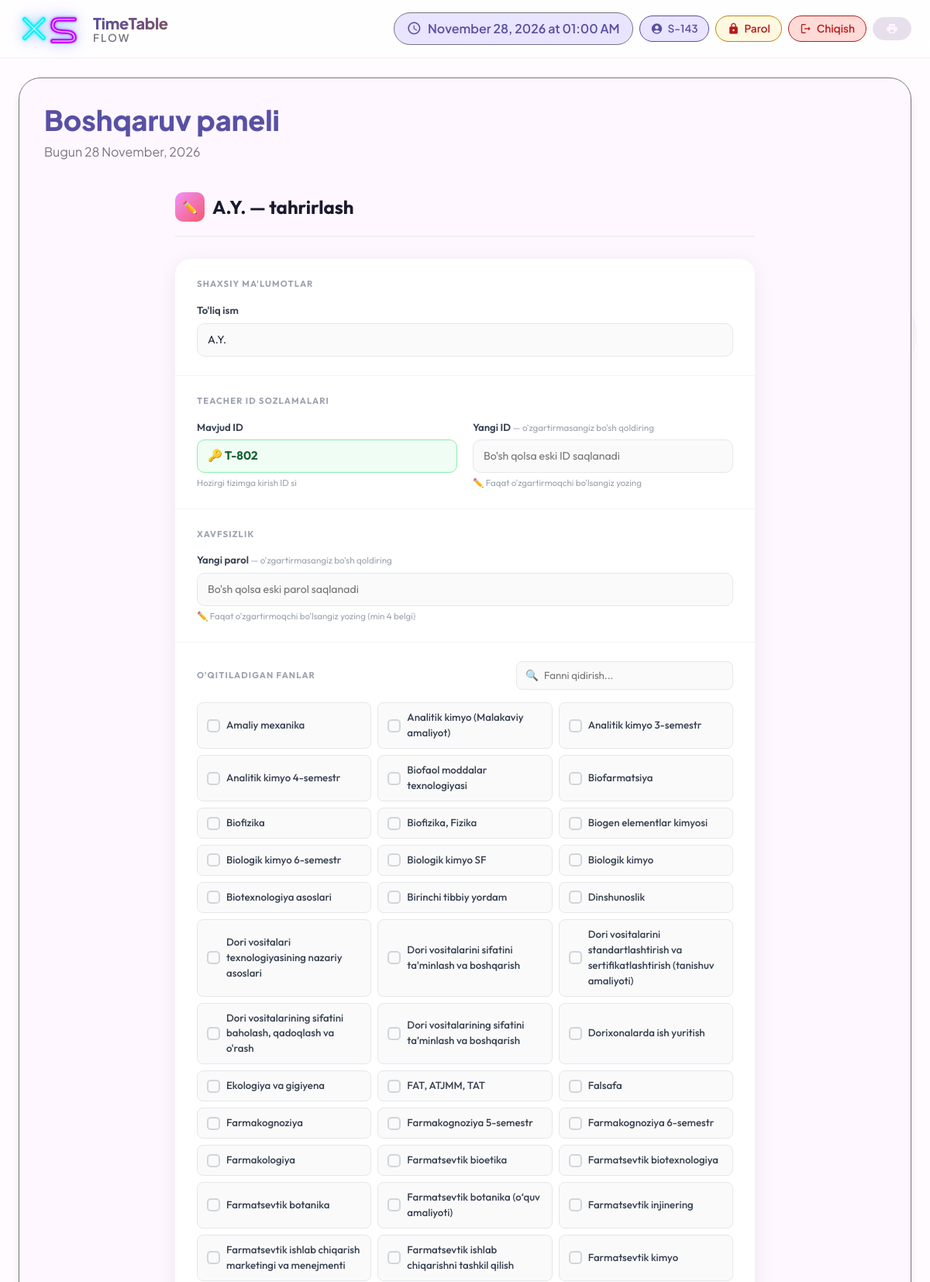
Page /raspisaniya/teacher/459/update/ (signed in, upper part) on the committed database.
### raspisaniya/models.py (models this page shows, shortened)
class Teacher(models.Model):
    user = models.OneToOneField(User, on_delete=models.SET_NULL, null=True, blank=True,related_name='teacher')
    teacher_id = models.CharField(max_length=20, unique=True, null=True, blank=True)
    first_name = models.CharField(max_length=50)
    last_name = models.CharField(max_length=50)
    subjects = models.ManyToManyField(Subject, related_name='teachers', blank=True)

class Subject(models.Model):
    name = models.CharField(max_length=100, unique=True)

### raspisaniya/views/teachers.py (the view, shortened to what this page needs)
# urls.py: path('teacher/<int:pk>/update/', views.teacher_update, name='teacher_update'),
@login_required
def teacher_update(request, pk):
    teacher = get_object_or_404(Teacher, pk=pk)
    return render(request, 'raspisaniya/teacher_update.html', {
        'teacher': teacher,
        'subjects': Subject.objects.all().order_by('name'),
        'selected_subjects': list(teacher.subjects.values_list('id', flat=True)),
    })

### templates/raspisaniya/teacher_update.html (shortened to what this page needs)
{% extends 'raspisaniya/base.html' %}
{% load widget_tweaks %}
{% block content %}
<div class="form-page">
    <div class="form-header">
        <div class="form-title">
            <div class="icon">✏️</div>
            {{ teacher.first_name }} — tahrirlash
        </div>
    </div>
    <div class="form-card">
        <form method="post" autocomplete="off">
            <div class="form-section">
                <div class="section-label">Shaxsiy ma'lumotlar</div>
                <div class="field">
                    <label>To'liq ism</label>
                    <input type="text" name="first_name" value="{{ teacher.first_name }}" placeholder="To'liq ism" required autocomplete="off">
                </div>
            </div>
            <div class="form-section">
                <div class="section-label">Teacher ID sozlamalari</div>
                <div class="field-group">
                    <div class="field">
                        <label>Mavjud ID</label>
                        <div class="id-current">🔑 {{ teacher.teacher_id|default:"ID yo'q" }}</div>
                        <div class="note">Hozirgi tizimga kirish ID si</div>
                    </div>
                    <div class="field">
                        <label>Yangi ID <span class="hint">— o'zgartirmasangiz bo'sh qoldiring</span></label>
                        <input type="text" name="teacher_id" placeholder="Bo'sh qolsa eski ID saqlanadi" value="" autocomplete="new-password">
                        <div class="note">✏️ Faqat o'zgartirmoqchi bo'lsangiz yozing</div>
                    </div>
                </div>
            </div>
            <div class="form-section">
                <div class="section-label">Xavfsizlik</div>
                <div class="field">
                    <label>Yangi parol <span class="hint">— o'zgartirmasangiz bo'sh qoldiring</span></label>
                    <input type="password" name="new_password" placeholder="Bo'sh qolsa eski parol saqlanadi" value="" autocomplete="new-password">
                    <div class="note">✏️ Faqat o'zgartirmoqchi bo'lsangiz yozing (min 4 belgi)</div>
                </div>
            </div>
            <div class="form-section">
                <div class="search-wrapper">
                    <div class="section-label" style="margin-bottom: 0;">O'qitiladigan fanlar</div>
                    {% if subjects %}
                    <div class="search-input-field">
                        <span class="search-icon">🔍</span>
                        <input type="text" id="subjSearchInput" placeholder="Fanni qidirish...">
                    </div>
                    {% endif %}
                </div>
                {% if subjects %}
                <div class="subjects-grid" id="subjectsGrid">
                    {% for subj in subjects %}
                    <label class="subject-item">
                        <div class="check-box"></div>
                        <span class="subj-name">{{ subj.name }}</span>
                    </label>
                    {% endfor %}
                </div>
                {% else %}
                <p style="color:#9ca3af;font-size:0.85rem;margin:0;">Fanlar mavjud emas</p>
                {% endif %}
            </div>
        </form>
    </div>
</div>
{% endblock %}

### templates/raspisaniya/base.html (shortened to what this page needs)
{% load static %}
<!DOCTYPE html>
<html lang="uz">
<head>
    <link href="https://cdn.jsdelivr.net/npm/bootstrap@5.3.2/dist/css/bootstrap.min.css" rel="stylesheet">
</head>
<body>
    <div class="bubbles" id="bubbles"></div>
    <div class="app-bar" id="appBar">
        <div class="container-fluid px-4">
            <div class="d-flex justify-content-between align-items-center">
                <div class="d-flex align-items-center gap-3">
                    <a href="{% url 'reset_database' %}" class="xs-main-logo" title="Reset Database" style="text-decoration: none; display: inline-block;">
                    </a>
                    <a href="{% url 'lesson_list' %}" class="text-decoration-none">
                        <div style="line-height:1.15;">
                            <div style="font-size:1.25rem;font-weight:800;background:linear-gradient(135deg,var(--md-primary),var(--md-tertiary));-webkit-background-clip:text;-webkit-text-fill-color:transparent;letter-spacing:-0.3px;">TimeTable</div>
                            <div style="font-size:0.85rem;font-weight:600;color:var(--md-outline);letter-spacing:2px;text-transform:uppercase;">Flow</div>
                        </div>
                    </a>
                </div>
                <div class="d-flex gap-2 align-items-center flex-wrap">
                    <div class="current-time d-none d-lg-flex">
                        <span class="material-icons-round">schedule</span>
                        <span id="timeDisplay">--:--</span>
                    </div>
                    {% if user.is_authenticated %}
                    <div class="user-chip">
                        <span class="material-icons-round">
                        </span>
                        <span>{{ user.get_full_name|default:user.username }}</span>
                    </div>
                    <a href="{% url 'change_password' %}" class="logout-chip d-none d-lg-inline-flex" style="background:#fff8e1; color:#b8860b; border-color:#b8860b;">
                        <span class="material-icons-round">lock</span>Parol
                    </a>
                    <a href="{% url 'logout' %}" class="logout-chip d-none d-lg-inline-flex">
                        <span class="material-icons-round">logout</span>Chiqish
                    </a>
                    {% endif %}
                    <button class="md-chip" onclick="window.print()">
                        <span class="material-icons-round">print</span>
                    </button>
                </div>
            </div>
        </div>
    </div>
    <div class="container-fluid px-4">
        <div class="md-surface">
            <div class="d-flex justify-content-between align-items-center mb-4">
                <div>
                    <h1 class="display-small d-inline-flex align-items-center gap-2">
                        {% block page_title %}Boshqaruv paneli{% endblock %}
                    </h1>
                    <p class="body-large">{% block page_subtitle %}Bugun {% now "j F, Y" %}{% endblock %}</p>
                </div>
            </div>
            {% block content %}{% endblock %}
        </div>
    </div>
</body>
</html>

### templates/raspisaniya/base.html (style rules this page uses)
* { margin: 0; padding: 0; box-sizing: border-box; }
:root { --md-primary: #5850a4; --md-primary-container: #e9e4ff; --md-secondary: #625b71; --md-secondary-container: #e8def8; --md-tertiary: #7d5260; --md-tertiary-container: #ffd8e4; --md-surface: #fef7ff; --md-surface-variant: #e7e0ec; --md-background: #fffbfe; --md-error: #ba1a1a; --md-error-container: #ffdad6; --md-outline: #79747e; --md-shadow: 0 4px 6px -2px rgba(0,0,0,0.05), 0 10px 15px -3px rgba(0,0,0,0.1); }
body { font-family: 'Plus Jakarta Sans', sans-serif; background: var(--md-background); color: var(--md-surface); transition: all 0.3s ease; min-height: 100vh; position: relative; }
.bubbles { position: fixed; width: 100%; height: 100%; z-index: -1; overflow: hidden; top: 0; left: 0; }
.app-bar { background: rgba(255,255,255,0.8); backdrop-filter: blur(20px); -webkit-backdrop-filter: blur(20px); border-bottom: 1px solid rgba(0,0,0,0.05); padding: 1rem 0; position: fixed; width: 100%; top: 0; z-index: 1000; transition: all 0.3s ease; }
.user-chip { display: inline-flex; align-items: center; gap: 6px; padding: 6px 14px; border-radius: 40px; background: var(--md-primary-container); color: var(--md-primary) !important; font-weight: 600; font-size: 0.85rem; border: 1px solid var(--md-primary); }
.user-chip .material-icons-round { font-size: 1rem; color: inherit; }
.logout-chip { display: inline-flex; align-items: center; gap: 6px; padding: 6px 14px; border-radius: 40px; background: #ffdad6; color: #ba1a1a !important; font-weight: 600; font-size: 0.85rem; border: 1px solid #ba1a1a; text-decoration: none; transition: all 0.2s ease; }
.logout-chip .material-icons-round { font-size: 1rem; color: inherit; }
.xs-main-logo { display: inline-flex; text-decoration: none; transition: transform 0.25s cubic-bezier(0.4,0,0.2,1), filter 0.25s ease; filter: drop-shadow(0 0 6px rgba(34,211,238,0.4)) drop-shadow(0 0 12px rgba(168,85,247,0.3)); }
.current-time { display: flex; align-items: center; gap: 8px; padding: 8px 16px; background: var(--md-primary-container); border-radius: 32px; color: var(--md-primary); font-weight: 600; border: 1px solid var(--md-outline); }
.current-time .material-icons-round { font-size: 1.2rem; }
.md-surface { background: var(--md-surface); border-radius: 28px; box-shadow: var(--md-shadow); padding: 2rem; margin-top: 100px; margin-bottom: 2rem; border: 1px solid var(--md-outline); transition: all 0.3s ease; animation: surfaceAppear 0.6s ease; }
.md-chip { display: inline-flex; align-items: center; gap: 8px; padding: 6px 16px; border-radius: 32px; background: var(--md-surface-variant); color: var(--md-surface); font-size: 0.9rem; font-weight: 500; border: 1px solid transparent; transition: all 0.2s ease; cursor: pointer; }
.md-chip .material-icons-round { font-size: 1rem; }
.display-small { font-size: 2.25rem; font-weight: 800; line-height: 1.2; color: var(--md-primary); }
.body-large { font-size: 1rem; line-height: 1.5; color: var(--md-outline); }

### rows in the picture
Teacher: first_name "A.Y.", teacher_id "T-802"
Subject: name "Amaliy mexanika"
Subject: name "Analitik kimyo (Malakaviy amaliyot)"
Subject: name "Analitik kimyo 3-semestr"
Subject: name "Analitik kimyo 4-semestr"
Subject: name "Biofaol moddalar texnologiyasi"
Subject: name "Biofarmatsiya"
Subject: name "Biofizika"
Subject: name "Biofizika, Fizika"
Subject: name "Biogen elementlar kimyosi"
Subject: name "Biologik kimyo 6-semestr"
Subject: name "Biologik kimyo SF"
Subject: name "Biologik kimyo"
Subject: name "Biotexnologiya asoslari"
Subject: name "Birinchi tibbiy yordam"
Subject: name "Dinshunoslik"
Subject: name "Dori vositalari texnologiyasining nazariy asoslari"
Subject: name "Dori vositalarini sifatini ta'minlash va boshqarish"
Subject: name "Dori vositalarini standartlashtirish va sertifikatlashtirish (tanishuv amaliyoti)"
Subject: name "Dori vositalarining sifatini baholash, qadoqlash va o'rash"
Subject: name "Dori vositalarining sifatini ta’minlash va boshqarish"
Subject: name "Dorixonalarda ish yuritish"
Subject: name "Ekologiya va gigiyena"
Subject: name "FAT, ATJMM, TAT"
Subject: name "Falsafa"
Subject: name "Farmakognoziya"
Subject: name "Farmakognoziya 5-semestr"
Subject: name "Farmakognoziya 6-semestr"
Subject: name "Farmakologiya"
Subject: name "Farmatsevtik bioetika"
Subject: name "Farmatsevtik biotexnologiya"
Subject: name "Farmatsevtik botanika"
Subject: name "Farmatsevtik botanika (o‘quv amaliyoti)"
Subject: name "Farmatsevtik injinering"
Subject: name "Farmatsevtik ishlab chiqarish marketingi va menejmenti"
Subject: name "Farmatsevtik ishlab chiqarishni tashkil qilish"
Subject: name "Farmatsevtik kimyo"

### other values in the picture
{{ user.get_full_name|default:user.username }} "S-143"
